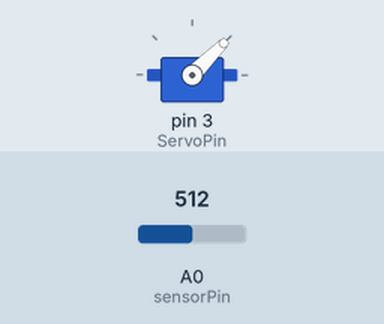
Recording of a sketch running on a simulated Arduino Uno, built with avr-gcc and run on an emulated ATmega328P. Shown: servo. The test bench sets the inputs (shaded band); at power-on: A0 (sensorPin) = 512.

Above: at 1.2 s.
1.3 s: A0 (sensorPin) set to 716
At 2.3 s:
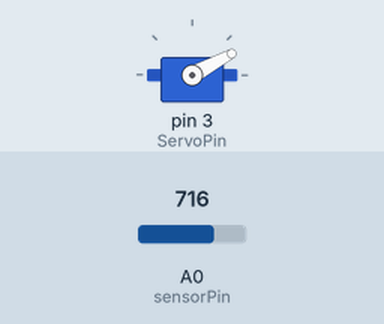
2.8 s: A0 (sensorPin) set to 900
At 3.2 s:
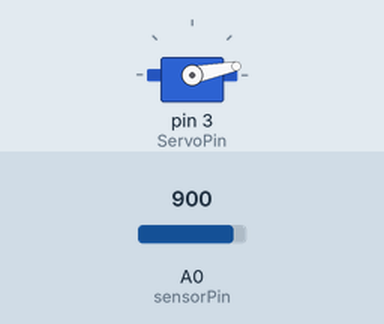
4.3 s: A0 (sensorPin) set to 306
At 5.5 s:
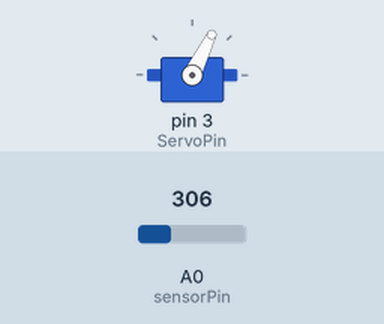
5.8 s: A0 (sensorPin) set to 122
At 6.6 s:
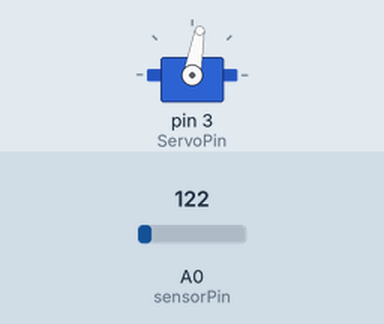
Timing chart, 0 to 8.3 s (numbered marks = the images above; inputs shaded):
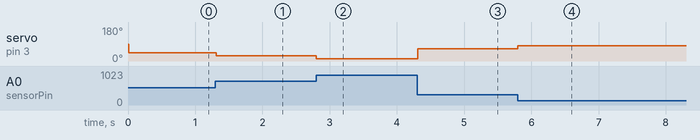

The sketch:

automatic_plant_watering.ino
```cpp
// Automatic plant watering project
// Made by Jonas Rudnickas
// For Vilnius University
// Robotics course

#include <Servo.h>

// Servo variables
Servo spout;
int ServoPin = 3;
int ServoRotation = 0;

int spoutOpen = 90;
int spoutClosed = 0;

// Soil sensor variables
int sensorPin = A0;
int sensorVal = 0;
void setup()
{
	spout.attach(ServoPin);
}

void loop()
{
  delay(10); // Delay a little bit to improve simulation performance

  sensorVal = analogRead(sensorPin);

  sensorVal = map(sensorVal, 0, 1023, spoutOpen, spoutClosed);

  spout.write(sensorVal);

}
```

Measured:
- after the input at 1.3 s, servo on pin 3 (ServoPin): 45° → 28° at once
- after the input at 2.8 s, servo on pin 3 (ServoPin): 28° → 11° at once
- after the input at 4.3 s, servo on pin 3 (ServoPin): 11° → 64° at once
- after the input at 5.8 s, servo on pin 3 (ServoPin): 64° → 80° at once
